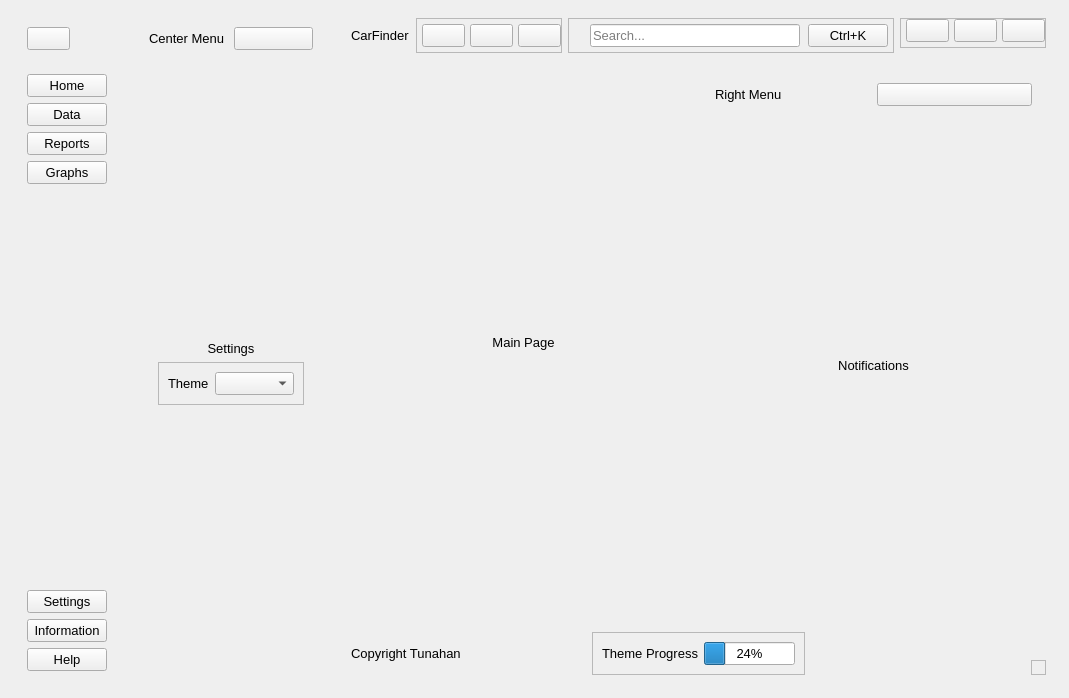
<?xml version='1.0' encoding='utf-8'?>
<ui version="4.0">
 <class>MainWindow</class>
 <widget class="QMainWindow" name="MainWindow">
  <property name="geometry">
   <rect>
    <x>0</x>
    <y>0</y>
    <width>1069</width>
    <height>698</height>
   </rect>
  </property>
  <property name="font">
   <font>
    <pointsize>10</pointsize>
   </font>
  </property>
  <property name="windowTitle">
   <string>MainWindow</string>
  </property>
  <property name="styleSheet">
   <string notr="true" />
  </property>
  <widget class="QWidget" name="centralwidget">
   <layout class="QHBoxLayout" name="horizontalLayout">
    <item alignment="Qt::AlignLeft">
     <widget class="QWidget" name="leftMenu" native="true">
      <layout class="QVBoxLayout" name="verticalLayout">
       <item alignment="Qt::AlignLeft|Qt::AlignTop">
        <widget class="QWidget" name="widget" native="true">
         <layout class="QVBoxLayout" name="verticalLayout_2">
          <item>
           <widget class="QPushButton" name="menuBtn">
            <property name="text">
             <string />
            </property>
            <property name="icon">
             <iconset resource="../Qss/icons/_icons.qrc">
              <normaloff>:/feather/icons/feather/menu.png</normaloff>:/feather/icons/feather/menu.png</iconset>
            </property>
           </widget>
          </item>
         </layout>
        </widget>
       </item>
       <item alignment="Qt::AlignLeft|Qt::AlignTop">
        <widget class="QWidget" name="widget_3" native="true">
         <layout class="QVBoxLayout" name="verticalLayout_4">
          <item>
           <widget class="QPushButton" name="pushButton">
            <property name="text">
             <string>Home</string>
            </property>
            <property name="icon">
             <iconset resource="../Qss/icons/_icons.qrc">
              <normaloff>:/feather/icons/feather/home.png</normaloff>:/feather/icons/feather/home.png</iconset>
            </property>
           </widget>
          </item>
          <item>
           <widget class="QPushButton" name="pushButton_2">
            <property name="text">
             <string>Data</string>
            </property>
            <property name="icon">
             <iconset resource="../Qss/icons/_icons.qrc">
              <normaloff>:/feather/icons/feather/list.png</normaloff>:/feather/icons/feather/list.png</iconset>
            </property>
           </widget>
          </item>
          <item>
           <widget class="QPushButton" name="pushButton_3">
            <property name="text">
             <string>Reports</string>
            </property>
            <property name="icon">
             <iconset resource="../Qss/icons/_icons.qrc">
              <normaloff>:/feather/icons/feather/printer.png</normaloff>:/feather/icons/feather/printer.png</iconset>
            </property>
           </widget>
          </item>
          <item>
           <widget class="QPushButton" name="pushButton_4">
            <property name="text">
             <string>Graphs</string>
            </property>
            <property name="icon">
             <iconset resource="../Qss/icons/_icons.qrc">
              <normaloff>:/feather/icons/feather/pie-chart.png</normaloff>:/feather/icons/feather/pie-chart.png</iconset>
            </property>
           </widget>
          </item>
         </layout>
        </widget>
       </item>
       <item>
        <spacer name="verticalSpacer">
         <property name="orientation">
          <enum>Qt::Vertical</enum>
         </property>
         <property name="sizeHint" stdset="0">
          <size>
           <width>20</width>
           <height>40</height>
          </size>
         </property>
        </spacer>
       </item>
       <item alignment="Qt::AlignLeft|Qt::AlignBottom">
        <widget class="QWidget" name="widget_2" native="true">
         <layout class="QVBoxLayout" name="verticalLayout_3">
          <item>
           <widget class="QPushButton" name="pushButton_5">
            <property name="text">
             <string>Settings</string>
            </property>
            <property name="icon">
             <iconset resource="../Qss/icons/_icons.qrc">
              <normaloff>:/feather/icons/feather/settings.png</normaloff>:/feather/icons/feather/settings.png</iconset>
            </property>
           </widget>
          </item>
          <item>
           <widget class="QPushButton" name="pushButton_6">
            <property name="text">
             <string>Information</string>
            </property>
            <property name="icon">
             <iconset resource="../Qss/icons/_icons.qrc">
              <normaloff>:/material_design/icons/material_design/info.png</normaloff>:/material_design/icons/material_design/info.png</iconset>
            </property>
           </widget>
          </item>
          <item>
           <widget class="QPushButton" name="pushButton_7">
            <property name="text">
             <string>Help</string>
            </property>
            <property name="icon">
             <iconset resource="../Qss/icons/_icons.qrc">
              <normaloff>:/feather/icons/feather/help-circle.png</normaloff>:/feather/icons/feather/help-circle.png</iconset>
            </property>
           </widget>
          </item>
         </layout>
        </widget>
       </item>
      </layout>
     </widget>
    </item>
    <item>
     <widget class="QWidget" name="centerMenu" native="true">
      <property name="maximumSize">
       <size>
        <width>200</width>
        <height>16777215</height>
       </size>
      </property>
      <layout class="QVBoxLayout" name="verticalLayout_5">
       <item>
        <widget class="QWidget" name="widget_4" native="true">
         <layout class="QHBoxLayout" name="horizontalLayout_2">
          <item>
           <widget class="QLabel" name="label">
            <property name="text">
             <string>Center Menu</string>
            </property>
           </widget>
          </item>
          <item>
           <widget class="QPushButton" name="pushButton_8">
            <property name="text">
             <string />
            </property>
            <property name="icon">
             <iconset resource="../Qss/icons/_icons.qrc">
              <normaloff>:/feather/icons/feather/x-circle.png</normaloff>:/feather/icons/feather/x-circle.png</iconset>
            </property>
           </widget>
          </item>
         </layout>
        </widget>
       </item>
       <item>
        <widget class="QStackedWidget" name="stackedWidget">
         <widget class="QWidget" name="settingsPage">
          <layout class="QVBoxLayout" name="verticalLayout_6">
           <item>
            <spacer name="verticalSpacer_2">
             <property name="orientation">
              <enum>Qt::Vertical</enum>
             </property>
             <property name="sizeHint" stdset="0">
              <size>
               <width>20</width>
               <height>40</height>
              </size>
             </property>
            </spacer>
           </item>
           <item alignment="Qt::AlignVCenter">
            <widget class="QWidget" name="widget_5" native="true">
             <layout class="QVBoxLayout" name="verticalLayout_7">
              <item>
               <widget class="QLabel" name="label_2">
                <property name="text">
                 <string>Settings</string>
                </property>
                <property name="alignment">
                 <set>Qt::AlignCenter</set>
                </property>
               </widget>
              </item>
              <item>
               <widget class="QFrame" name="frame">
                <property name="frameShape">
                 <enum>QFrame::StyledPanel</enum>
                </property>
                <property name="frameShadow">
                 <enum>QFrame::Raised</enum>
                </property>
                <layout class="QHBoxLayout" name="horizontalLayout_3">
                 <item>
                  <widget class="QLabel" name="label_3">
                   <property name="text">
                    <string>Theme</string>
                   </property>
                  </widget>
                 </item>
                 <item>
                  <widget class="QComboBox" name="comboBox" />
                 </item>
                </layout>
               </widget>
              </item>
             </layout>
            </widget>
           </item>
           <item>
            <spacer name="verticalSpacer_3">
             <property name="orientation">
              <enum>Qt::Vertical</enum>
             </property>
             <property name="sizeHint" stdset="0">
              <size>
               <width>20</width>
               <height>40</height>
              </size>
             </property>
            </spacer>
           </item>
          </layout>
         </widget>
         <widget class="QWidget" name="informationPage">
          <layout class="QVBoxLayout" name="verticalLayout_8">
           <item alignment="Qt::AlignVCenter">
            <widget class="QLabel" name="label_4">
             <property name="text">
              <string>Information</string>
             </property>
             <property name="alignment">
              <set>Qt::AlignCenter</set>
             </property>
            </widget>
           </item>
          </layout>
         </widget>
         <widget class="QWidget" name="helpPage">
          <layout class="QVBoxLayout" name="verticalLayout_9">
           <item alignment="Qt::AlignVCenter">
            <widget class="QLabel" name="label_5">
             <property name="text">
              <string>Help</string>
             </property>
             <property name="alignment">
              <set>Qt::AlignCenter</set>
             </property>
            </widget>
           </item>
          </layout>
         </widget>
        </widget>
       </item>
      </layout>
     </widget>
    </item>
    <item>
     <widget class="QWidget" name="mainBody" native="true">
      <property name="sizePolicy">
       <sizepolicy hsizetype="Expanding" vsizetype="Preferred">
        <horstretch>0</horstretch>
        <verstretch>0</verstretch>
       </sizepolicy>
      </property>
      <layout class="QVBoxLayout" name="verticalLayout_10">
       <item alignment="Qt::AlignTop">
        <widget class="QWidget" name="header" native="true">
         <layout class="QHBoxLayout" name="horizontalLayout_7">
          <property name="leftMargin">
           <number>5</number>
          </property>
          <property name="topMargin">
           <number>0</number>
          </property>
          <property name="rightMargin">
           <number>5</number>
          </property>
          <property name="bottomMargin">
           <number>5</number>
          </property>
          <item>
           <widget class="QLabel" name="label_8">
            <property name="text">
             <string>CarFinder</string>
            </property>
           </widget>
          </item>
          <item>
           <widget class="QFrame" name="frame_3">
            <property name="frameShape">
             <enum>QFrame::StyledPanel</enum>
            </property>
            <property name="frameShadow">
             <enum>QFrame::Raised</enum>
            </property>
            <layout class="QHBoxLayout" name="horizontalLayout_6">
             <property name="spacing">
              <number>5</number>
             </property>
             <property name="leftMargin">
              <number>5</number>
             </property>
             <property name="topMargin">
              <number>5</number>
             </property>
             <property name="rightMargin">
              <number>0</number>
             </property>
             <property name="bottomMargin">
              <number>5</number>
             </property>
             <item>
              <widget class="QPushButton" name="notificationBtn">
               <property name="text">
                <string />
               </property>
               <property name="icon">
                <iconset resource="../Qss/icons/_icons.qrc">
                 <normaloff>:/feather/icons/feather/bell.png</normaloff>:/feather/icons/feather/bell.png</iconset>
               </property>
              </widget>
             </item>
             <item>
              <widget class="QPushButton" name="moreBtn">
               <property name="text">
                <string />
               </property>
               <property name="icon">
                <iconset resource="../Qss/icons/_icons.qrc">
                 <normaloff>:/feather/icons/feather/more-horizontal.png</normaloff>:/feather/icons/feather/more-horizontal.png</iconset>
               </property>
              </widget>
             </item>
             <item>
              <widget class="QPushButton" name="profileBtn">
               <property name="text">
                <string />
               </property>
               <property name="icon">
                <iconset resource="../Qss/icons/_icons.qrc">
                 <normaloff>:/feather/icons/feather/user.png</normaloff>:/feather/icons/feather/user.png</iconset>
               </property>
              </widget>
             </item>
            </layout>
           </widget>
          </item>
          <item>
           <widget class="QFrame" name="searchinpCont">
            <property name="frameShape">
             <enum>QFrame::StyledPanel</enum>
            </property>
            <property name="frameShadow">
             <enum>QFrame::Raised</enum>
            </property>
            <layout class="QHBoxLayout" name="horizontalLayout_8">
             <property name="spacing">
              <number>0</number>
             </property>
             <property name="leftMargin">
              <number>5</number>
             </property>
             <property name="topMargin">
              <number>5</number>
             </property>
             <property name="rightMargin">
              <number>5</number>
             </property>
             <property name="bottomMargin">
              <number>5</number>
             </property>
             <item>
              <widget class="QLabel" name="label_10">
               <property name="minimumSize">
                <size>
                 <width>16</width>
                 <height>16</height>
                </size>
               </property>
               <property name="maximumSize">
                <size>
                 <width>16</width>
                 <height>16</height>
                </size>
               </property>
               <property name="text">
                <string />
               </property>
               <property name="pixmap">
                <pixmap resource="../Qss/icons/_icons.qrc">:/material_design/icons/material_design/search.png</pixmap>
               </property>
               <property name="scaledContents">
                <bool>true</bool>
               </property>
              </widget>
             </item>
             <item>
              <widget class="QLineEdit" name="searchInp">
               <property name="minimumSize">
                <size>
                 <width>100</width>
                 <height>0</height>
                </size>
               </property>
               <property name="text">
                <string />
               </property>
               <property name="placeholderText">
                <string>Search...</string>
               </property>
              </widget>
             </item>
             <item>
              <widget class="QLabel" name="label_9">
               <property name="text">
                <string />
               </property>
               <property name="scaledContents">
                <bool>true</bool>
               </property>
              </widget>
             </item>
             <item>
              <widget class="QPushButton" name="searchBtn">
               <property name="text">
                <string>Ctrl+K</string>
               </property>
              </widget>
             </item>
            </layout>
           </widget>
          </item>
          <item alignment="Qt::AlignRight|Qt::AlignTop">
           <widget class="QFrame" name="frame_4">
            <property name="frameShape">
             <enum>QFrame::StyledPanel</enum>
            </property>
            <property name="frameShadow">
             <enum>QFrame::Raised</enum>
            </property>
            <layout class="QHBoxLayout" name="horizontalLayout_9">
             <property name="spacing">
              <number>5</number>
             </property>
             <property name="leftMargin">
              <number>5</number>
             </property>
             <property name="topMargin">
              <number>0</number>
             </property>
             <property name="rightMargin">
              <number>0</number>
             </property>
             <property name="bottomMargin">
              <number>5</number>
             </property>
             <item>
              <widget class="QPushButton" name="minimizeBtn">
               <property name="text">
                <string />
               </property>
               <property name="icon">
                <iconset resource="../Qss/icons/_icons.qrc">
                 <normaloff>:/feather/icons/feather/window_minimize.png</normaloff>:/feather/icons/feather/window_minimize.png</iconset>
               </property>
              </widget>
             </item>
             <item>
              <widget class="QPushButton" name="restoreBtn">
               <property name="text">
                <string />
               </property>
               <property name="icon">
                <iconset resource="../Qss/icons/_icons.qrc">
                 <normaloff>:/feather/icons/feather/square.png</normaloff>:/feather/icons/feather/square.png</iconset>
               </property>
              </widget>
             </item>
             <item>
              <widget class="QPushButton" name="closeBtn">
               <property name="text">
                <string />
               </property>
               <property name="icon">
                <iconset resource="../Qss/icons/_icons.qrc">
                 <normaloff>:/feather/icons/feather/window_close.png</normaloff>:/feather/icons/feather/window_close.png</iconset>
               </property>
              </widget>
             </item>
            </layout>
           </widget>
          </item>
         </layout>
        </widget>
       </item>
       <item>
        <widget class="QWidget" name="mainContents" native="true">
         <property name="sizePolicy">
          <sizepolicy hsizetype="Preferred" vsizetype="Expanding">
           <horstretch>0</horstretch>
           <verstretch>0</verstretch>
          </sizepolicy>
         </property>
         <layout class="QHBoxLayout" name="horizontalLayout_10">
          <property name="spacing">
           <number>5</number>
          </property>
          <property name="leftMargin">
           <number>5</number>
          </property>
          <property name="topMargin">
           <number>5</number>
          </property>
          <property name="rightMargin">
           <number>5</number>
          </property>
          <property name="bottomMargin">
           <number>5</number>
          </property>
          <item>
           <widget class="QWidget" name="mainPagesCont" native="true">
            <layout class="QVBoxLayout" name="verticalLayout_11">
             <item>
              <widget class="QStackedWidget" name="stackedWidget_2">
               <widget class="QWidget" name="homePage">
                <layout class="QVBoxLayout" name="verticalLayout_13">
                 <item>
                  <widget class="QLabel" name="label_12">
                   <property name="text">
                    <string>Main Page</string>
                   </property>
                   <property name="alignment">
                    <set>Qt::AlignCenter</set>
                   </property>
                  </widget>
                 </item>
                </layout>
               </widget>
               <widget class="QWidget" name="reportsPage">
                <layout class="QVBoxLayout" name="verticalLayout_14">
                 <item>
                  <widget class="QLabel" name="label_13">
                   <property name="text">
                    <string>Reports Page</string>
                   </property>
                   <property name="alignment">
                    <set>Qt::AlignCenter</set>
                   </property>
                  </widget>
                 </item>
                </layout>
               </widget>
               <widget class="QWidget" name="graphsPage">
                <layout class="QVBoxLayout" name="verticalLayout_15">
                 <item>
                  <widget class="QLabel" name="label_14">
                   <property name="text">
                    <string>Charts Page</string>
                   </property>
                   <property name="alignment">
                    <set>Qt::AlignCenter</set>
                   </property>
                  </widget>
                 </item>
                </layout>
               </widget>
               <widget class="QWidget" name="dataAnalysisPage">
                <layout class="QVBoxLayout" name="verticalLayout_12">
                 <item>
                  <widget class="QLabel" name="label_11">
                   <property name="text">
                    <string>Data Anaysis Page</string>
                   </property>
                   <property name="alignment">
                    <set>Qt::AlignCenter</set>
                   </property>
                  </widget>
                 </item>
                </layout>
               </widget>
              </widget>
             </item>
            </layout>
           </widget>
          </item>
          <item>
           <widget class="QWidget" name="rightMenu" native="true">
            <property name="minimumSize">
             <size>
              <width>200</width>
              <height>0</height>
             </size>
            </property>
            <layout class="QVBoxLayout" name="verticalLayout_16">
             <property name="spacing">
              <number>5</number>
             </property>
             <property name="leftMargin">
              <number>5</number>
             </property>
             <property name="topMargin">
              <number>5</number>
             </property>
             <property name="rightMargin">
              <number>5</number>
             </property>
             <property name="bottomMargin">
              <number>5</number>
             </property>
             <item>
              <widget class="QWidget" name="widget_6" native="true">
               <layout class="QHBoxLayout" name="horizontalLayout_11">
                <item>
                 <widget class="QLabel" name="label_15">
                  <property name="text">
                   <string>Right Menu</string>
                  </property>
                 </widget>
                </item>
                <item>
                 <widget class="QPushButton" name="pushButton_10">
                  <property name="text">
                   <string />
                  </property>
                  <property name="icon">
                   <iconset resource="../Qss/icons/_icons.qrc">
                    <normaloff>:/feather/icons/feather/x-circle.png</normaloff>:/feather/icons/feather/x-circle.png</iconset>
                  </property>
                 </widget>
                </item>
               </layout>
              </widget>
             </item>
             <item>
              <widget class="QStackedWidget" name="stackedWidget_3">
               <widget class="QWidget" name="notificationPage">
                <layout class="QVBoxLayout" name="verticalLayout_17">
                 <item>
                  <widget class="QLabel" name="label_16">
                   <property name="text">
                    <string>Notifications</string>
                   </property>
                   <property name="alignment">
                    <set>Qt::AlignCenter</set>
                   </property>
                  </widget>
                 </item>
                </layout>
               </widget>
               <widget class="QWidget" name="page_2">
                <layout class="QVBoxLayout" name="verticalLayout_18">
                 <item>
                  <widget class="QLabel" name="label_17">
                   <property name="text">
                    <string>More</string>
                   </property>
                   <property name="alignment">
                    <set>Qt::AlignCenter</set>
                   </property>
                  </widget>
                 </item>
                </layout>
               </widget>
               <widget class="QWidget" name="profilePage">
                <layout class="QVBoxLayout" name="verticalLayout_19">
                 <item>
                  <widget class="QLabel" name="label_18">
                   <property name="text">
                    <string>Profile</string>
                   </property>
                   <property name="alignment">
                    <set>Qt::AlignCenter</set>
                   </property>
                  </widget>
                 </item>
                </layout>
               </widget>
              </widget>
             </item>
            </layout>
           </widget>
          </item>
         </layout>
        </widget>
       </item>
       <item alignment="Qt::AlignBottom">
        <widget class="QWidget" name="footer" native="true">
         <layout class="QHBoxLayout" name="horizontalLayout_4">
          <property name="spacing">
           <number>5</number>
          </property>
          <property name="leftMargin">
           <number>5</number>
          </property>
          <property name="topMargin">
           <number>5</number>
          </property>
          <property name="rightMargin">
           <number>5</number>
          </property>
          <property name="bottomMargin">
           <number>5</number>
          </property>
          <item alignment="Qt::AlignLeft">
           <widget class="QLabel" name="label_6">
            <property name="text">
             <string>Copyright Tunahan</string>
            </property>
           </widget>
          </item>
          <item alignment="Qt::AlignHCenter">
           <widget class="QFrame" name="frame_2">
            <property name="frameShape">
             <enum>QFrame::StyledPanel</enum>
            </property>
            <property name="frameShadow">
             <enum>QFrame::Raised</enum>
            </property>
            <layout class="QHBoxLayout" name="horizontalLayout_5">
             <item>
              <widget class="QLabel" name="label_7">
               <property name="text">
                <string>Theme Progress</string>
               </property>
              </widget>
             </item>
             <item>
              <widget class="QProgressBar" name="progressBar">
               <property name="value">
                <number>24</number>
               </property>
              </widget>
             </item>
            </layout>
           </widget>
          </item>
          <item alignment="Qt::AlignRight|Qt::AlignBottom">
           <widget class="QFrame" name="sizeGrip">
            <property name="minimumSize">
             <size>
              <width>15</width>
              <height>15</height>
             </size>
            </property>
            <property name="maximumSize">
             <size>
              <width>15</width>
              <height>15</height>
             </size>
            </property>
            <property name="frameShape">
             <enum>QFrame::StyledPanel</enum>
            </property>
            <property name="frameShadow">
             <enum>QFrame::Raised</enum>
            </property>
           </widget>
          </item>
         </layout>
        </widget>
       </item>
      </layout>
     </widget>
    </item>
   </layout>
  </widget>
 </widget>
 <connections />
<customwidgets><customwidget><class>QPushButton</class><extends>QPushButton</extends><header location="global">Custom_Widgets.Theme.h</header><container>1</container></customwidget><customwidget><class>QLabel</class><extends>QLabel</extends><header location="global">Custom_Widgets.Theme.h</header><container>1</container></customwidget></customwidgets></ui>
